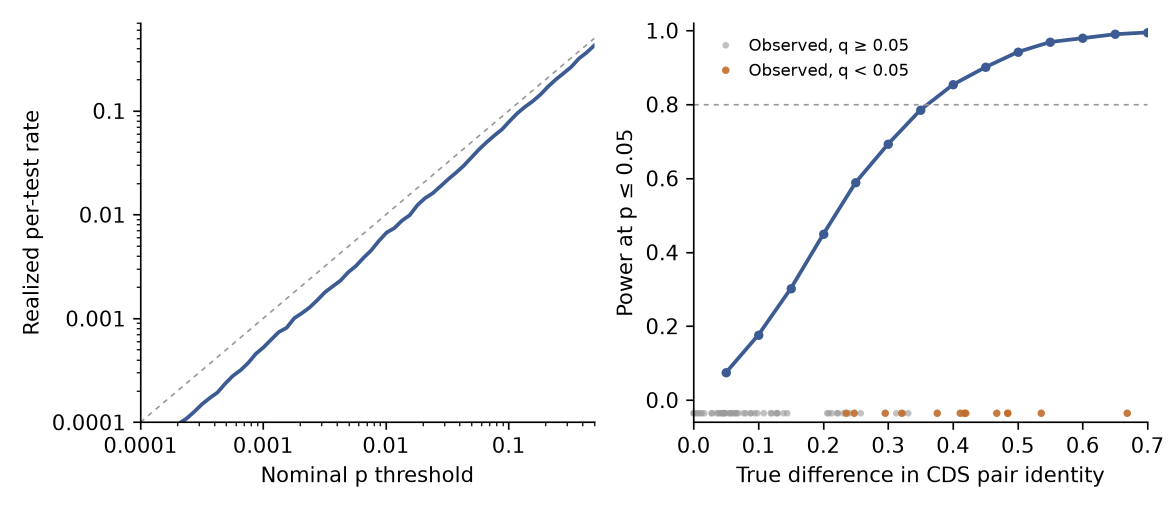
#> input picture data/cds_permutation_calibration_power.png, 2340 x 1020 px (shown at 1/2 size)
$ python export_atlas_chimp_images.py --plot-dir ../../data --image-dir ../../data --thumb-dir ../../data
#> lines starting #> are read from the running program, lines starting #| are printed output that depends on the picture
#!/usr/bin/env python3
"""Export the chimpanzee alignment plots as the atlas review images.

The review tool (svbyeye/review_chimp_alignments.py) and the figures site serve
``web/figures-site/public/inversions/img/<inv_id>.chimp.webp`` with a 660 px
thumbnail under ``thumb/``. This turns every rendered ``<inv_id>.png`` into
those two files at the sizes the site already uses.
"""

from __future__ import annotations

import argparse
from pathlib import Path

from PIL import Image

IMAGE_WIDTH = 1400
THUMB_WIDTH = 660
QUALITY = 82


def export(png: Path, image_dir: Path, thumb_dir: Path) -> None:
    inv_id = png.stem
    with Image.open(png) as source:
#> source is the input picture: PIL image 2340x1020 RGBA; mean R, G, B, A 247.9, 248.1, 248.5, 255
        image = source.convert("RGB")
    for width, directory in ((IMAGE_WIDTH, image_dir), (THUMB_WIDTH, thumb_dir)):
        height = round(image.height * width / image.width)
        resized = image.resize((width, height), Image.LANCZOS)
        resized.save(directory / f"{inv_id}.chimp.webp", "WEBP", quality=QUALITY)
#> this loop made 2 passes
#> pass 1, in export, `resized = image.resize((width, height), Image.LANCZOS)`:
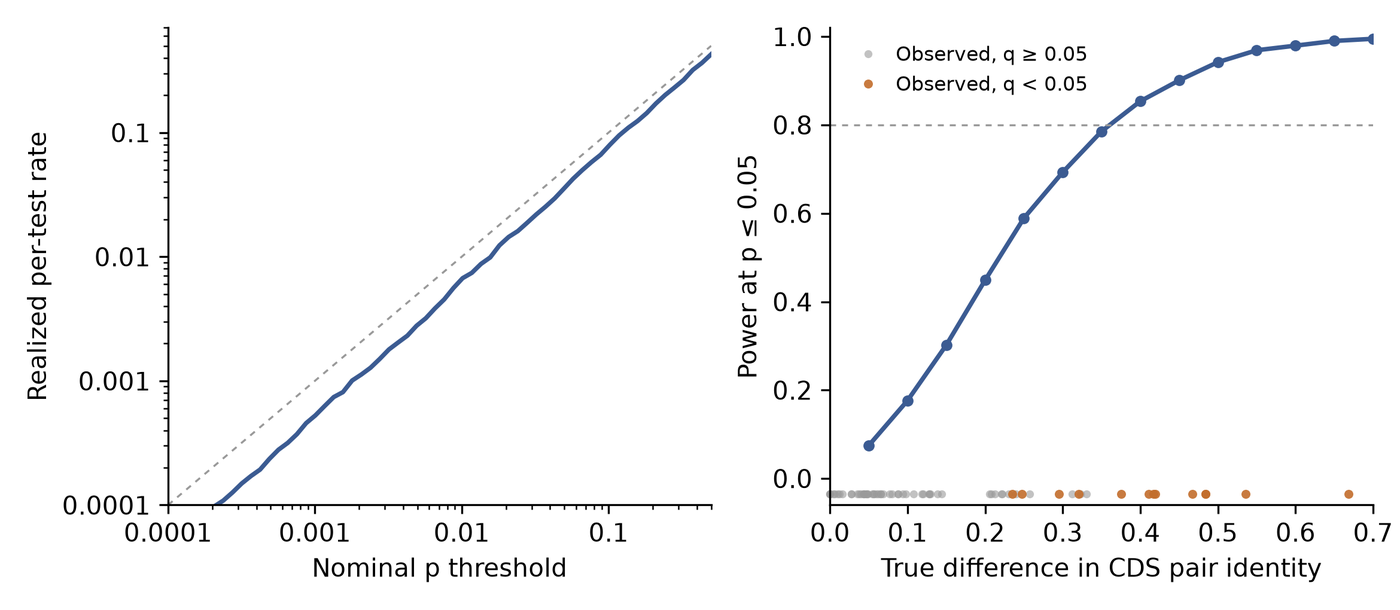
#> resized: PIL image 1400x610 RGB; mean R, G, B 247.9, 248, 248.4
#> pass 2, in export, `resized = image.resize((width, height), Image.LANCZOS)`:
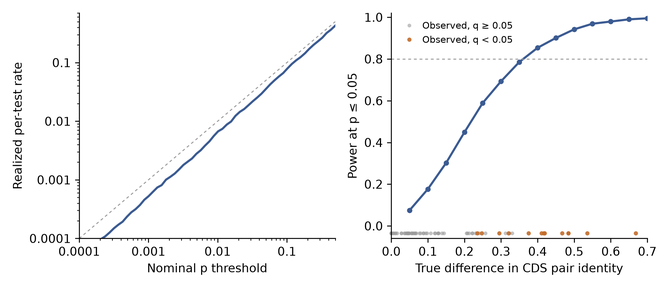
#> resized: PIL image 660x288 RGB; mean R, G, B 247.4, 247.6, 248


def main() -> None:
    parser = argparse.ArgumentParser(description=__doc__)
    parser.add_argument("--plot-dir", type=Path, action="append", required=True)
    parser.add_argument("--image-dir", type=Path, required=True)
    parser.add_argument("--thumb-dir", type=Path, required=True)
    args = parser.parse_args()
    args.image_dir.mkdir(parents=True, exist_ok=True)
    args.thumb_dir.mkdir(parents=True, exist_ok=True)
    count = 0
    for plot_dir in args.plot_dir:
        for png in sorted(plot_dir.glob("*.png")):
            export(png, args.image_dir, args.thumb_dir)
            count += 1
    print(f"Exported {count} plots to {args.image_dir} and {args.thumb_dir}")


if __name__ == "__main__":
    main()
